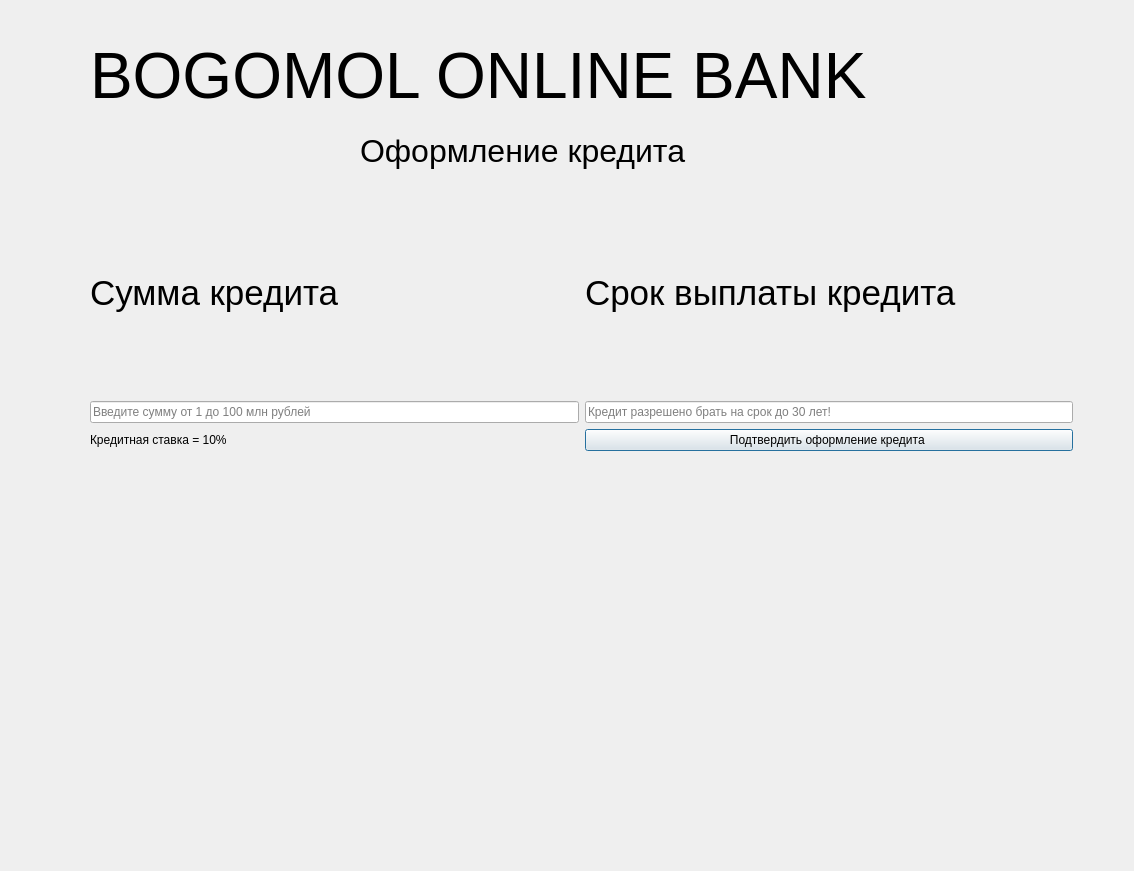
<?xml version="1.0" encoding="UTF-8"?>
<ui version="4.0">
 <class>Dialog</class>
 <widget class="QDialog" name="Dialog">
  <property name="geometry">
   <rect>
    <x>0</x>
    <y>0</y>
    <width>1134</width>
    <height>871</height>
   </rect>
  </property>
  <property name="windowTitle">
   <string>Dialog</string>
  </property>
  <widget class="QLabel" name="label">
   <property name="geometry">
    <rect>
     <x>90</x>
     <y>20</y>
     <width>931</width>
     <height>111</height>
    </rect>
   </property>
   <property name="font">
    <font>
     <pointsize>48</pointsize>
    </font>
   </property>
   <property name="text">
    <string>BOGOMOL ONLINE BANK</string>
   </property>
  </widget>
  <widget class="QLabel" name="label_2">
   <property name="geometry">
    <rect>
     <x>360</x>
     <y>100</y>
     <width>571</width>
     <height>101</height>
    </rect>
   </property>
   <property name="font">
    <font>
     <pointsize>24</pointsize>
    </font>
   </property>
   <property name="text">
    <string>Оформление кредита</string>
   </property>
  </widget>
  <widget class="QWidget" name="gridLayoutWidget">
   <property name="geometry">
    <rect>
     <x>90</x>
     <y>190</y>
     <width>983</width>
     <height>261</height>
    </rect>
   </property>
   <layout class="QGridLayout" name="gridLayout">
    <item row="1" column="1">
     <widget class="QLineEdit" name="lengthline">
      <property name="placeholderText">
       <string>Кредит разрешено брать на срок до 30 лет!</string>
      </property>
     </widget>
    </item>
    <item row="0" column="1">
     <widget class="QLabel" name="label_3">
      <property name="font">
       <font>
        <pointsize>26</pointsize>
       </font>
      </property>
      <property name="text">
       <string>Срок выплаты кредита</string>
      </property>
     </widget>
    </item>
    <item row="2" column="1">
     <widget class="QPushButton" name="pushButton">
      <property name="text">
       <string>Подтвердить оформление кредита </string>
      </property>
     </widget>
    </item>
    <item row="2" column="0">
     <widget class="QLabel" name="label_5">
      <property name="text">
       <string>Кредитная ставка = 10%</string>
      </property>
     </widget>
    </item>
    <item row="1" column="0">
     <widget class="QLineEdit" name="sumline">
      <property name="placeholderText">
       <string>Введите сумму от 1 до 100 млн рублей</string>
      </property>
     </widget>
    </item>
    <item row="0" column="0">
     <widget class="QLabel" name="label_4">
      <property name="font">
       <font>
        <pointsize>26</pointsize>
       </font>
      </property>
      <property name="text">
       <string>Сумма кредита</string>
      </property>
     </widget>
    </item>
   </layout>
  </widget>
 </widget>
 <resources/>
 <connections/>
</ui>
